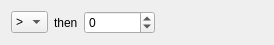
<?xml version="1.0" encoding="UTF-8"?>
<ui version="4.0">
 <class>IntMatcherConfigWidget</class>
 <widget class="QWidget" name="IntMatcherConfigWidget">
  <property name="geometry">
   <rect>
    <x>0</x>
    <y>0</y>
    <width>274</width>
    <height>35</height>
   </rect>
  </property>
  <property name="windowTitle">
   <string/>
  </property>
  <layout class="QHBoxLayout" name="horizontalLayout">
   <item>
    <widget class="QComboBox" name="OpType_">
     <item>
      <property name="text">
       <string>&gt;</string>
      </property>
     </item>
     <item>
      <property name="text">
       <string>≥</string>
      </property>
     </item>
     <item>
      <property name="text">
       <string>=</string>
      </property>
     </item>
     <item>
      <property name="text">
       <string>≤</string>
      </property>
     </item>
     <item>
      <property name="text">
       <string>&lt;</string>
      </property>
     </item>
    </widget>
   </item>
   <item>
    <widget class="QLabel" name="label">
     <property name="text">
      <string>then</string>
     </property>
    </widget>
   </item>
   <item>
    <widget class="QSpinBox" name="Boundary_">
     <property name="minimum">
      <number>-100000</number>
     </property>
     <property name="maximum">
      <number>100000</number>
     </property>
    </widget>
   </item>
   <item>
    <spacer name="horizontalSpacer">
     <property name="orientation">
      <enum>Qt::Horizontal</enum>
     </property>
     <property name="sizeHint" stdset="0">
      <size>
       <width>40</width>
       <height>20</height>
      </size>
     </property>
    </spacer>
   </item>
  </layout>
 </widget>
 <resources/>
 <connections/>
</ui>
